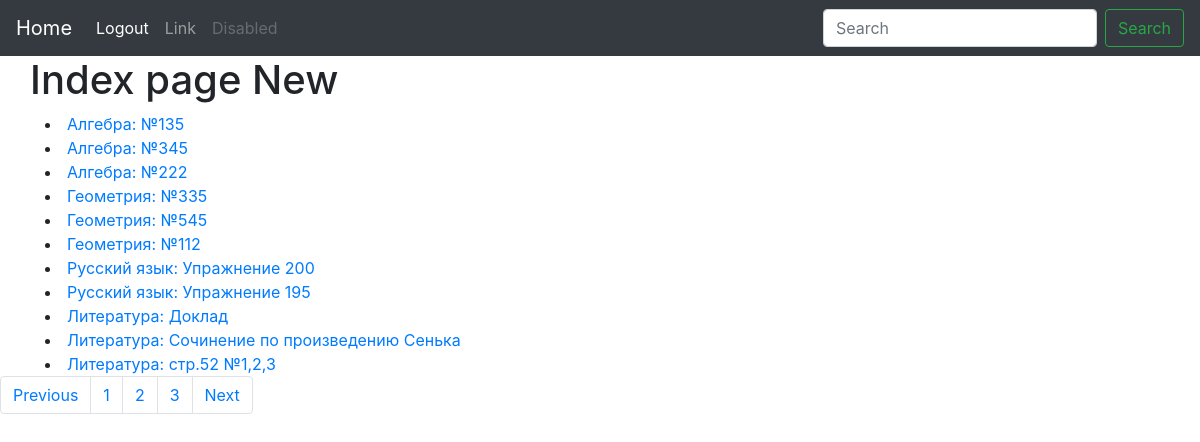
The page /index (signed in) on the database its author committed.
### app/models.py (models this page shows, shortened)
class Homeworks(db.Model):
    id = db.Column(db.Integer, primary_key=True)
    number = db.Column(db.String(120))
    lesson = db.Column(db.String(140))
    files = db.Column(db.String(140))
    comments = db.Column(db.String(140))

### app/routes.py (the view)
@app.route('/')
@app.route('/index')
@login_required
def index():
    posts = Homeworks.query.all()
    posts = [[i.number, i.lesson] for i in posts]
    status = ('admin' == current_user.status)
    return render_template('index.html', posts=posts, status=status)

### app/models.py (called while the page is built)
@login.user_loader
def load_user(id):
    return User.query.get(int(id))

### app/templates/index.html (shortened to what this page needs)
{% extends "base.html" %}
{% block content_title %}
Index page New
{% endblock %}
{% block content %}
{% for post in posts %}
<li>
    <a href="/homework/{{post[0]}}">{{post[1]}}: {{post[0]}}</a>
</li>
{% endfor %}
{% endblock %}

### app/templates/base.html (shortened to what this page needs)
<!DOCTYPE html>
<html lang="en">
<head>
    <link rel="stylesheet" href="https://stackpath.bootstrapcdn.com/bootstrap/4.4.1/css/bootstrap.min.css"
>
</head>
<body>
<nav class="navbar navbar-expand-lg navbar-dark bg-dark">
    <a class="navbar-brand" href="/index">Home</a>
    <div class="collapse navbar-collapse" id="navbarSupportedContent">
        <ul class="navbar-nav mr-auto">
            <li class="nav-item active">
                {% if current_user.is_anonymous %}
                    <a class="nav-link" href="/login">Login <span class="sr-only">(current)</span></a>
                {% else %}
                    <a class="nav-link" href="/logout">Logout <span class="sr-only">(current)</span></a>
                {% endif %}
            </li>
            <li class="nav-item">
                <a class="nav-link" href="#">Link</a>
            </li>
            <li class="nav-item">
                <a class="nav-link disabled" href="#" tabindex="-1" aria-disabled="true">Disabled</a>
            </li>
        </ul>
        <form class="form-inline my-2 my-lg-0">
            <input class="form-control mr-sm-2" type="search" placeholder="Search" aria-label="Search">
            <button class="btn btn-outline-success my-2 my-sm-0" type="submit">Search</button>
        </form>
    </div>
</nav>
<div class="container">
    <div class="row">
        <h1>
            {% block content_title %}
            {% endblock %}
        </h1>
    </div>
    <div>
        {% block content %}
        {% endblock %}
    </div>
</div>
<nav aria-label="Page navigation example">
    <ul class="pagination">
        <li class="page-item"><a class="page-link" href="#">Previous</a></li>
        <li class="page-item"><a class="page-link" href="#">1</a></li>
        <li class="page-item"><a class="page-link" href="#">2</a></li>
        <li class="page-item"><a class="page-link" href="#">3</a></li>
        <li class="page-item"><a class="page-link" href="#">Next</a></li>
    </ul>
</nav>
</body>
</html>

### rows shown on the page
Homeworks: lesson "Алгебра", number "№135"
Homeworks: lesson "Алгебра", number "№345"
Homeworks: lesson "Алгебра", number "№222"
Homeworks: lesson "Геометрия", number "№335"
Homeworks: lesson "Геометрия", number "№545"
Homeworks: lesson "Геометрия", number "№112"
Homeworks: lesson "Русский язык", number "Упражнение 200"
Homeworks: lesson "Русский язык", number "Упражнение 195"
Homeworks: lesson "Литература", number "Доклад"
Homeworks: lesson "Литература", number "Сочинение по произведению Сенька"
Homeworks: lesson "Литература", number "стр.52 №1,2,3"
